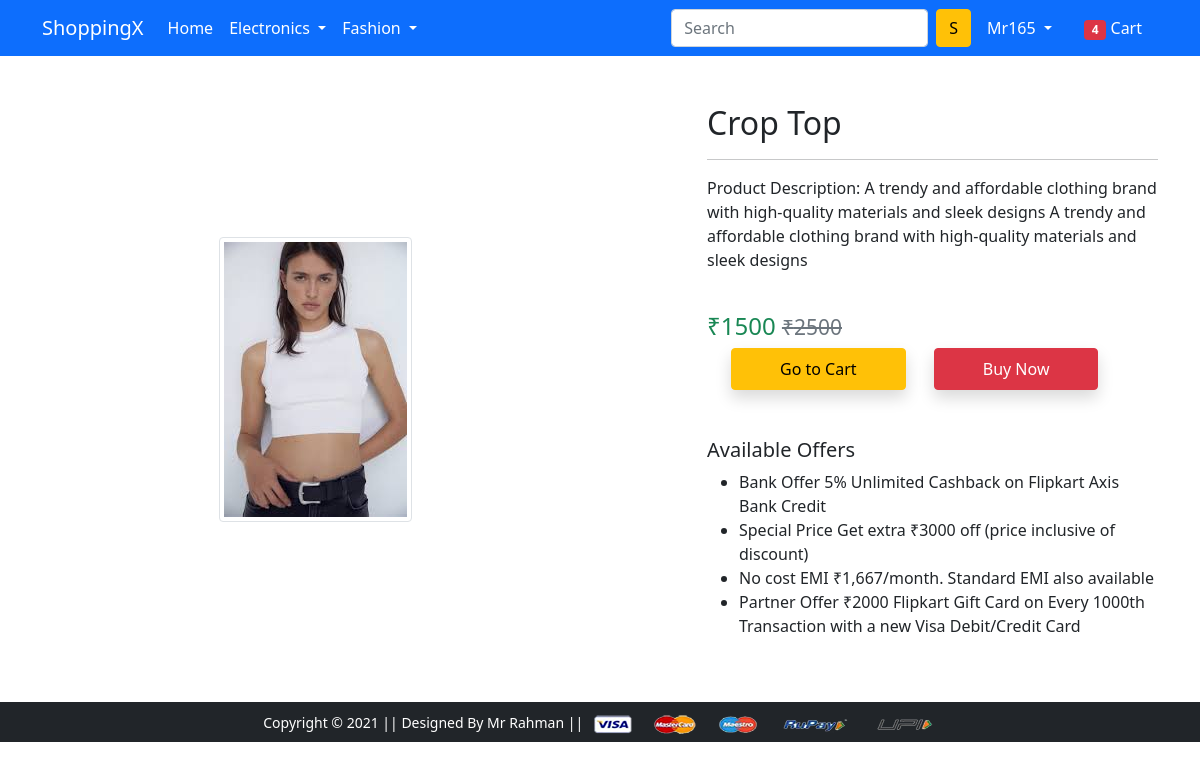
Screenshot of /product-detail/7 (signed in) with the database file from the repository.
### app/models.py (models this page shows, shortened)
class Product(models.Model):
    title = models.CharField(max_length=64)
    selling_price = models.PositiveIntegerField()
    discounted_price = models.PositiveIntegerField()
    description = models.TextField()
    brand = models.CharField(max_length=64)
    category = models.CharField(choices =PRODUCT_CHOICES ,max_length=11)
    product_images=models.ImageField(upload_to='procudtimg')

### app/views.py (the view)
# urls.py: path('product-detail/<int:pk>', views.ProductDetailView.as_view(), name='product-detail'),
class ProductDetailView(View):
    def get(self,request,pk):
        product = Product.objects.get(pk=pk)
        item_already_in_cart = False
        item_already_in_cart = Cart.objects.filter(Q(product=product.id)
        & Q(user=request.user)).exists()
        return render(request,'app/productdetail.html',{'product':product,
                'item_already_in_cart':item_already_in_cart})

### app/templates/app/productdetail.html (shortened to what this page needs)
{% extends 'app/base.html' %}
{% load static %}
{% block main-content %}
<div class="container my-5">
 <div class="row">
  <div class="col-sm-6 text-center align-self-center">
   <img src="{{product.product_images.url}}" alt="" class="img-fluid img-thumbnail">
  </div>
  <div class="col-sm-5 offset-sm-1">
   <h2>{{product.title}}</h2>
   <hr>
   <p>Product Description: {{product.description}}</p> <br>
   <h4>
    <span class="text-success">₹{{ product.discounted_price }}</span>
    <small class="text-muted"><del>₹{{ product.selling_price }}</del></small>
</h4>
     {% if item_already_in_cart %}
     <a href="{% url 'show-cart' %}" class="btn btn-warning shadow px-5 py-2 ms-4">Go to Cart</a>
     {%else%}
     <form action="/add_to_cart/" class="d-inline">
    <input type="hidden" name="prod_id" value="{{product.id}}" id="prod_id">
    <button type="Submit" class="btn btn-primary shadow px-5 py-2">Add to Cart</button>
</form>
{%endif%}
     <a href="{% url 'buy-now' %}" class="btn btn-danger shadow px-5 py-2 ms-4">Buy Now</a>
   <h5 class="mt-5">Available Offers</h5>
   <ul>
    <li>Bank Offer 5% Unlimited Cashback on Flipkart Axis Bank Credit</li>
    <li>Special Price Get extra ₹3000 off (price inclusive of discount)</li>
    <li>No cost EMI ₹1,667/month. Standard EMI also available</li>
    <li>Partner Offer ₹2000 Flipkart Gift Card on Every 1000th Transaction with a new Visa Debit/Credit Card</li>
   </ul>
  </div>
 </div>
</div>
{% endblock main-content %}

### app/templates/app/base.html (shortened to what this page needs)
<!doctype html>
{% load static %}
<html lang="en">
  <head>
    <link href="https://cdn.jsdelivr.net/npm/bootstrap@5.0.0-beta1/dist/css/bootstrap.min.css" rel="stylesheet">
    <link rel="stylesheet" href="{% static 'app/css/owl.carousel.min.css' %}">
    <link rel="stylesheet" href="{% static 'app/css/all.min.css' %}">
    <link rel="stylesheet" href="{% static 'app/css/style.css' %}">
  </head>
  <body>
    <nav class="navbar navbar-expand-lg navbar-dark bg-primary">
     <div class="container">
       <a class="navbar-brand" href="/">ShoppingX</a>
       <div class="collapse navbar-collapse" id="navbarSupportedContent">
         <ul class="navbar-nav me-auto mb-2 mb-lg-0">
           <li class="nav-item">
             <a class="nav-link active" aria-current="page" href="/">Home</a>
           </li>
           <li class="nav-item dropdown">
             <a class="nav-link dropdown-toggle text-white" href="#" id="electronicsDropdown" role="button" data-bs-toggle="dropdown" aria-expanded="false">
               Electronics
             </a>
           </li>
           <li class="nav-item dropdown">
             <a class="nav-link dropdown-toggle text-white" href="#" id="fashionDropdown" role="button" data-bs-toggle="dropdown" aria-expanded="false">
               Fashion
             </a>
           </li>
         </ul>
         <form class="d-flex">
           <input class="form-control me-2" type="search" placeholder="Search" aria-label="Search">
           <button class="btn btn-warning" type="submit">S</button>
         </form>
         <div>
          <ul class="navbar-nav me-auto mb-2 mb-lg-0">
            {%if request.user.is_authenticated %}
           <li class="nav-item dropdown mx-2">
              <a class="nav-link dropdown-toggle text-white" href="#" id="profileDropdown" role="button" data-bs-toggle="dropdown" aria-expanded="false">
                {{request.user.username|capfirst}}
              </a>
            </li>
            <li class="nav-item mx-2">
             <a href="{% url 'show-cart' %}" class="nav-link text-white"><span class="badge bg-danger">4</span> Cart </a>
            </li>
            {%endif%}
          </ul>
         </div>
       </div>
     </div>
    </nav>
    {% block main-content %} {% endblock main-content %}
    <footer class="container-fluid bg-dark text-center p-2 mt-5">
        <small class="text-white">Copyright &copy; 2021 || Designed By Mr Rahman || </small>
        <img src="{% static 'app/images/payment.png' %}" alt="" srcset="" class="img-fluid" height="2px">
    </footer>
  </body>
</html>

### rows the page displays
Product: product_images (picture), title "Crop Top", description "A trendy and affordable clothing brand with high-quality materials and sleek designs A trendy and affordable clothing brand with high-quality materials and sleek designs", discounted_price "1500", selling_price "2500"

### other values shown
{{ request.user.username|capfirst }} "Mr165"
